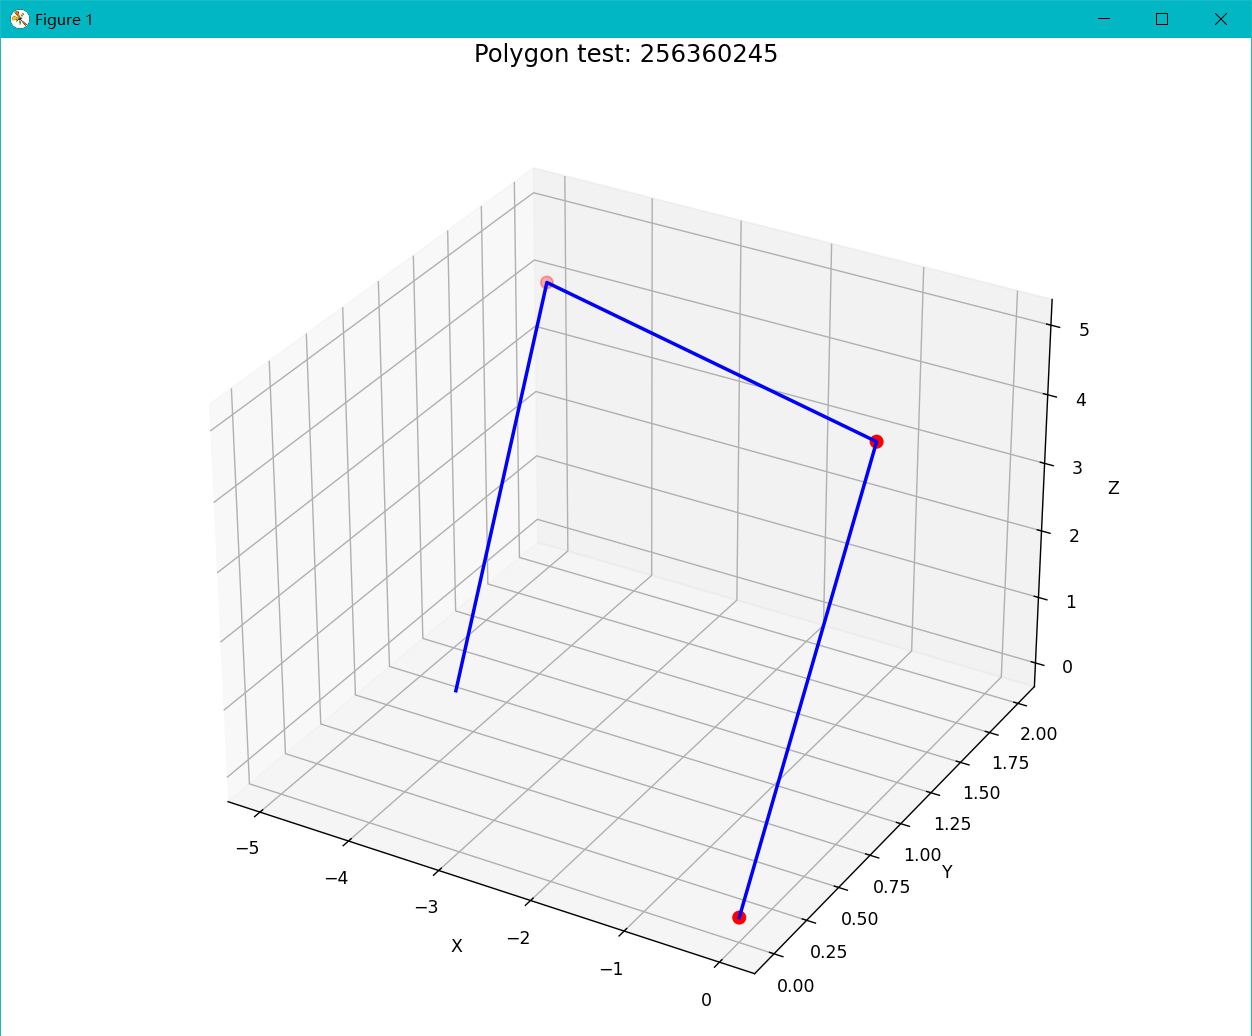

Write the Python code that produced this figure.
# -*- coding: utf-8 -*-
# @file    : polygon3_256360245.py
# @brief   : 多边形类测试
# @author  : xyrlix (xyrlix@qq.com)
# @date    : 2025-11-17 14:36:05
# @copyright: Copyright (c) 2025 Seek Dao


import matplotlib.pyplot as plt
import numpy as np
from polygon import Point3D, Polygon

if __name__ == "__main__":
    stdid = '256360245'
    a = int(stdid[-1])
    b = int(stdid[-2])
    c = int(stdid[-3])
    pt1 = Point3D(0, 0, 0)
    pt2 = Point3D(0, 1, a)
    pt3 = Point3D(-5, 2, b)
    pt4 = Point3D(-3, 0, c)
    poly1 = Polygon([pt1, pt2, pt3, pt4])
    print(f"stdid: {stdid}")
    print(poly1)
    print(f"sides_length: {poly1.sides_length()}")

    # Plot
    plt.style.use('_mpl-gallery')
    xs = np.array([pts.point[0] for pts in poly1.points])
    ys = np.array([pts.point[1] for pts in poly1.points])
    zs = np.array([pts.point[2] for pts in poly1.points])

    fig, ax = plt.subplots(figsize=(10, 10), subplot_kw={"projection": "3d"})
    ax.plot(xs, ys, zs, 'b-', linewidth=2, markersize=8)
    ax.scatter(xs[:-1], ys[:-1], zs[:-1], c='red', s=50)

    ax.set_xlabel('X')
    ax.set_ylabel('Y')
    ax.set_zlabel('Z')
    # 设置标题，调整字体大小和位置
    ax.set_title(f'Polygon test: {stdid}', fontsize=14, pad=20)
    plt.subplots_adjust(top=0.9)
    plt.tight_layout()
    plt.show()
